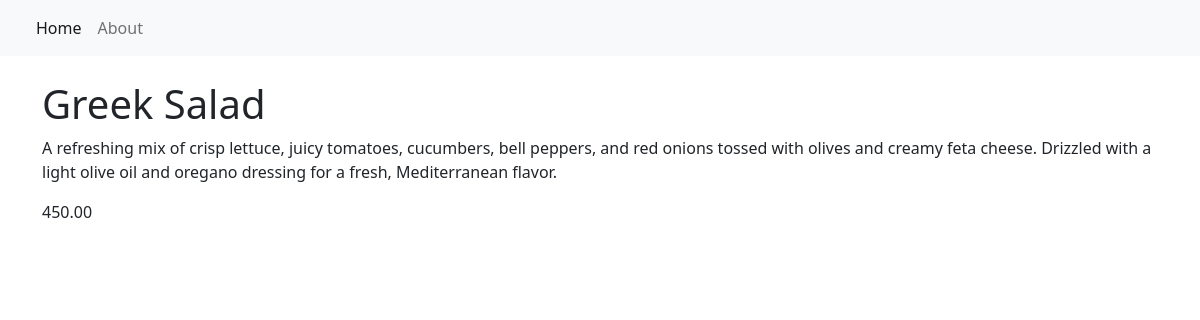
/item/2/, run on the app's committed database.
### restaurant_menu/models.py (models this page shows, shortened)
class Item(models.Model):
    meal = models.CharField(max_length=1000, unique=True)
    description = models.CharField(max_length=2000)
    price = models.DecimalField(max_digits=10, decimal_places=2)
    meal_type = models.CharField(max_length=200, choices=MEAL_TYPE)
    author = models.ForeignKey(User, on_delete=models.PROTECT)
    status = models.IntegerField(choices=STATUS, default=1)
    date_created = models.DateTimeField(auto_now_add=True)
    date_updated = models.DateTimeField(auto_now=True)

### restaurant_menu/views.py (the view)
# urls.py: path('item/<int:pk>/', views.MenuItemDetail.as_view(), name='menu_item')
class MenuItemDetail(generic.DetailView):
    model = Item
    template_name = "menu_item_detail.html"

### restaurant_menu/templates/menu_item_detail.html
{% extends 'base.html' %}
{% block content %}
    <div class="container">
    <h1 class="pt-4">{{ item.meal }}</h1>
    <p>{{ item.description }}</p>
    <p>{{ item.price }}</p>
    </div>
{% endblock content %}

### data on the page
Item: meal "Greek Salad", description "A refreshing mix of crisp lettuce, juicy tomatoes, cucumbers, bell peppers, and red onions tossed with olives and creamy feta cheese. Drizzled with a light olive oil and oregano dressing for a fresh, Mediterranean flavor.", price "450.00"
